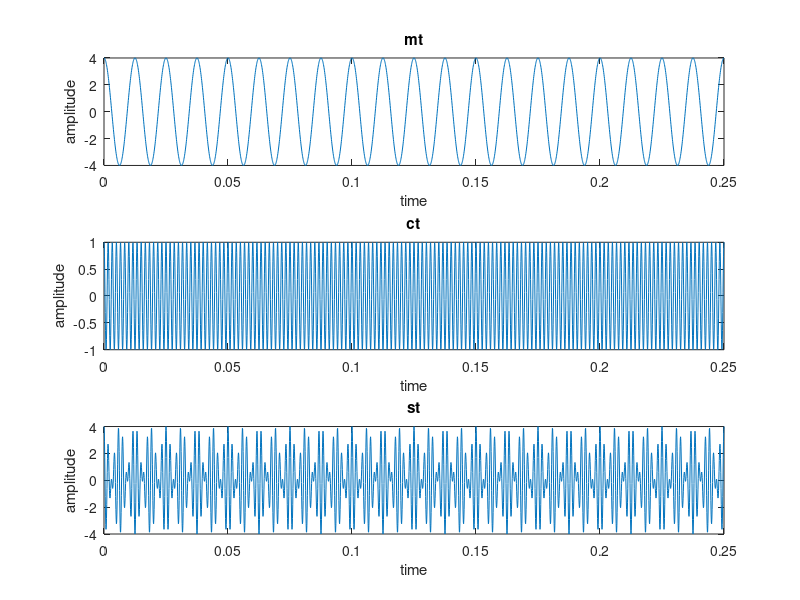
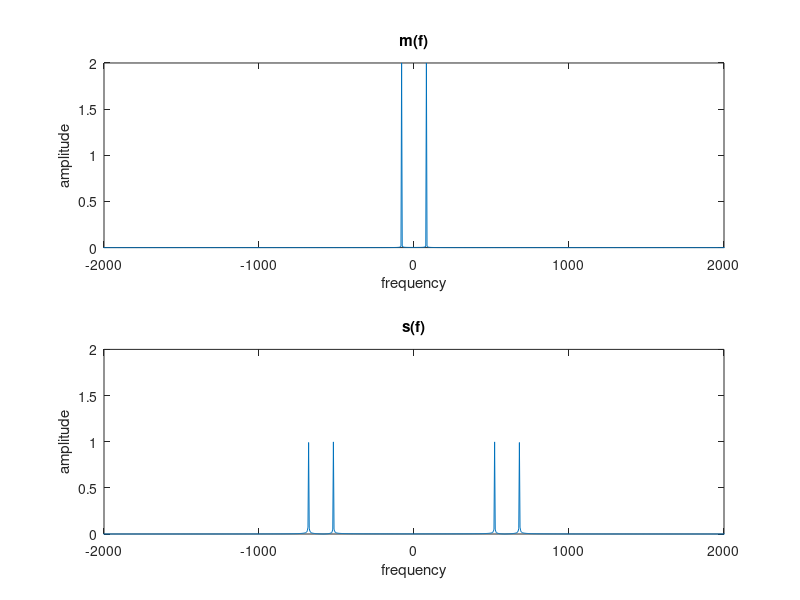
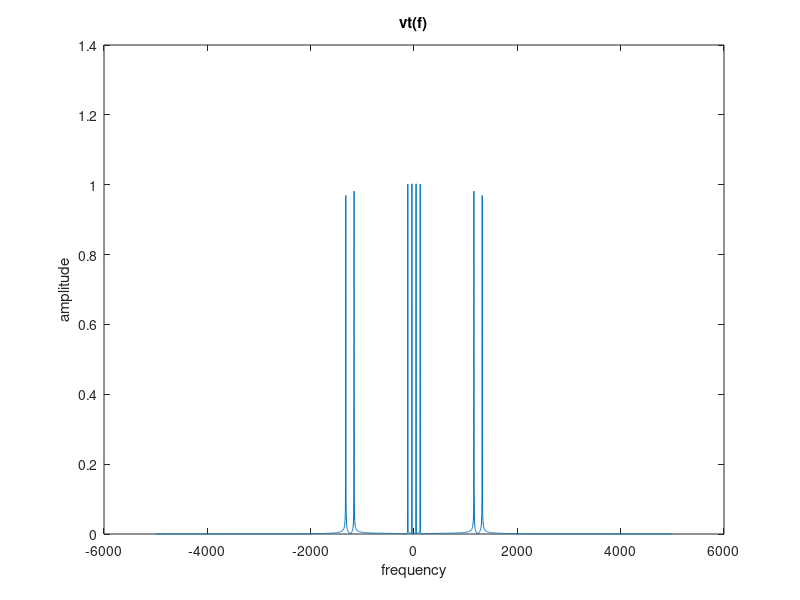
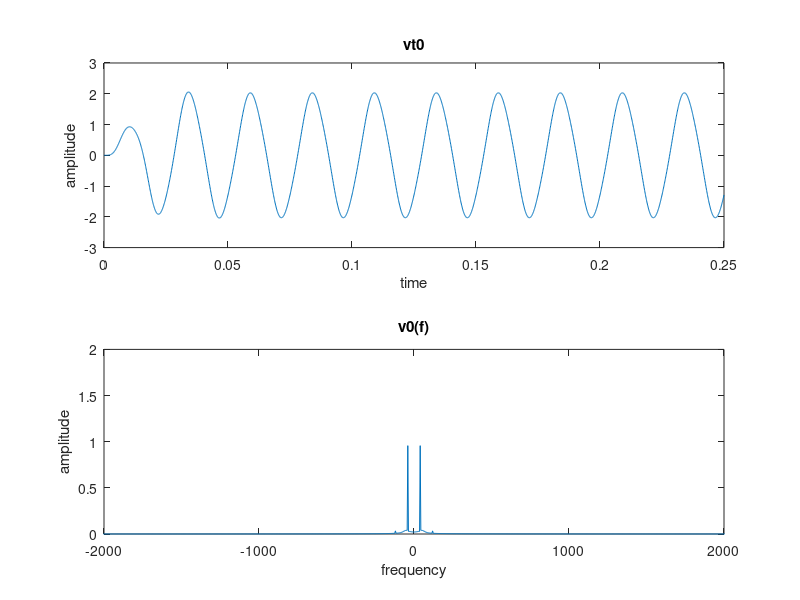

Source code (MATLAB) for these figures, in order:
clc;
clear;
close all;

fm = 80;
fc = 600;
fs = 10000;
t = 0 : 1/fs : 0.25;
mt = 4*cos(2*pi*fm*t);
ct = cos(2*pi*fc*t);
st = mt.*ct;
figure(1);
subplot(311),plot(t,mt);
ylabel("amplitude");
xlabel("time");
title("mt");
subplot(312),plot(t,ct);
ylabel("amplitude");
xlabel("time");
title("ct");
subplot(313),plot(t,st);
ylabel("amplitude");
xlabel("time");
title("st");

N = length(mt);
f = linspace(-fs/2,fs/2,N);
mtf = fft(mt,N);
mtff = fftshift(abs(mtf)/N);
stf = fft(st,N);
stff = fftshift(abs(stf)/N);
figure(2);
subplot(211),plot(f,mtff);
axis([-2000 2000 0 2]);
ylabel("amplitude");
xlabel("frequency");
title("m(f)");
subplot(212),plot(f,stff);
axis([-2000 2000 0 2]);
ylabel("amplitude");
xlabel("frequency");
title("s(f)");
osc = 2*cos(2*pi*(fc+40)*t);
vt = st.*osc;
vtf = fft(vt,N);
vtff = fftshift(abs(vtf)/N);
figure(3);
plot(f,vtff);
ylabel("amplitude");
xlabel("frequency");
title("vt(f)");
flow = 60;
[b,a] = butter(5, flow/(fs/2),"low");
vt0 = filter(b,a,vt);
vt0f = fft(vt0,N);
vt0ff = fftshift(abs(vt0f)/N);
figure(4);
subplot(211),plot(t,vt0);
ylabel("amplitude");
xlabel("time");
title("vt0");
subplot(212),plot(f,vt0ff);
ylabel("amplitude");
xlabel("frequency");
title("v0(f)");
axis([-2000 2000 0 2]);